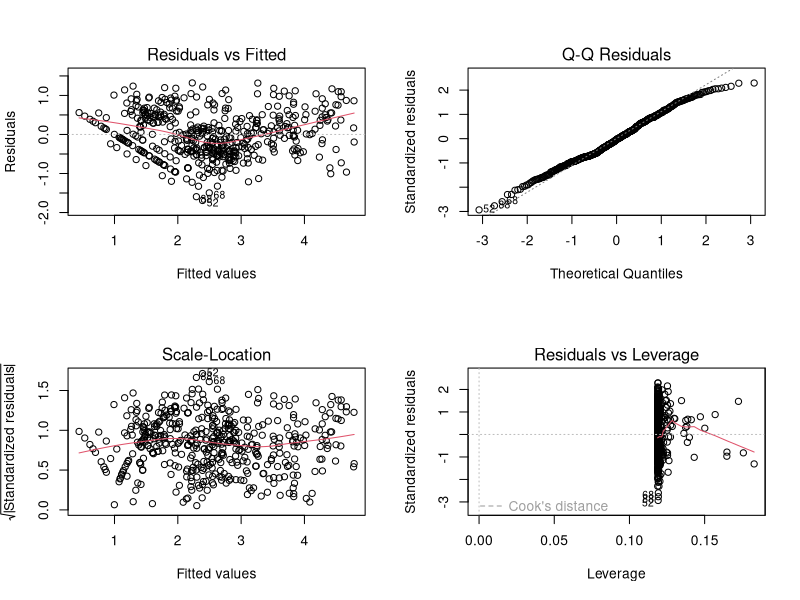
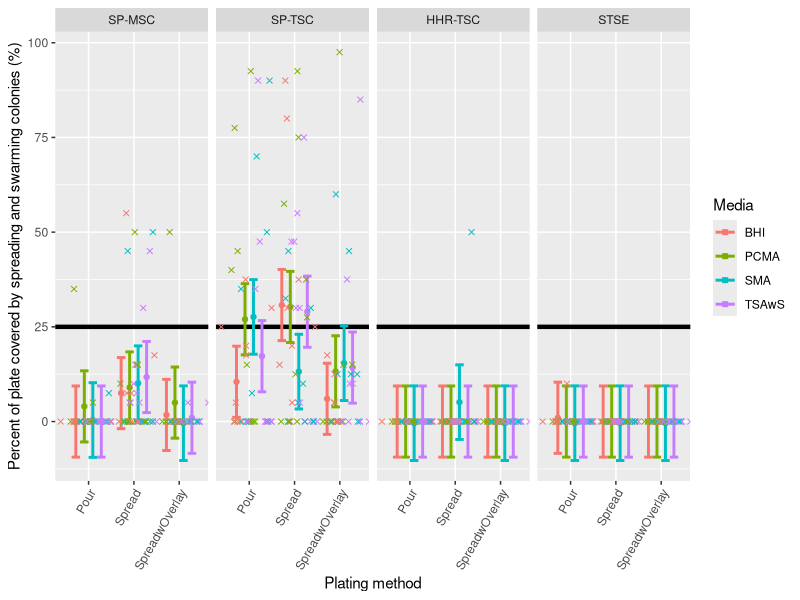
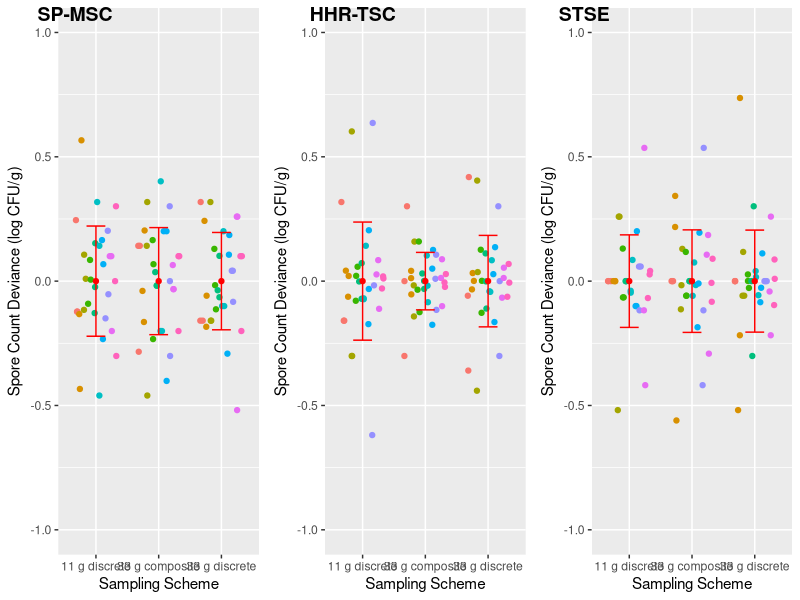
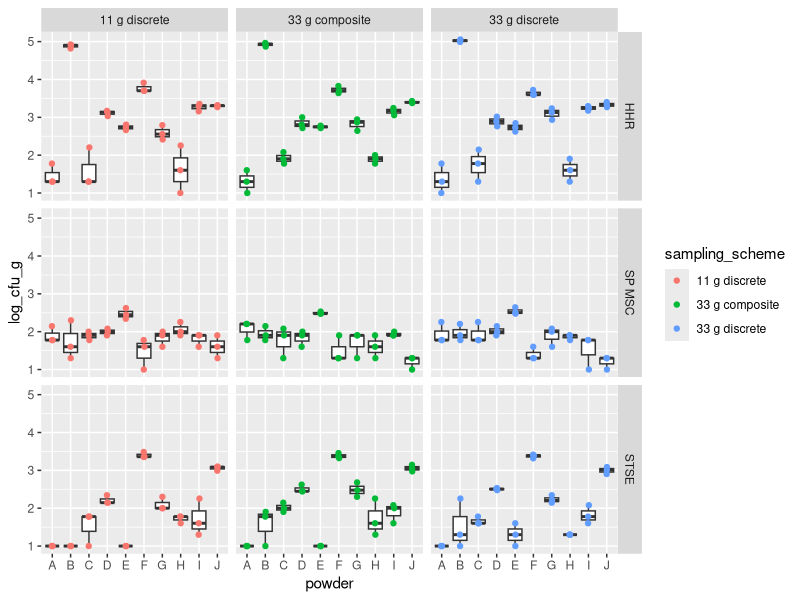
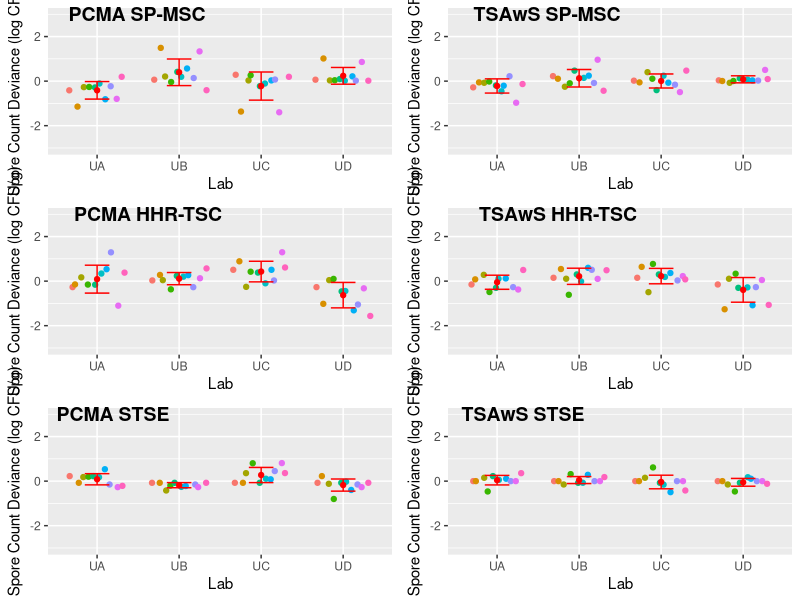
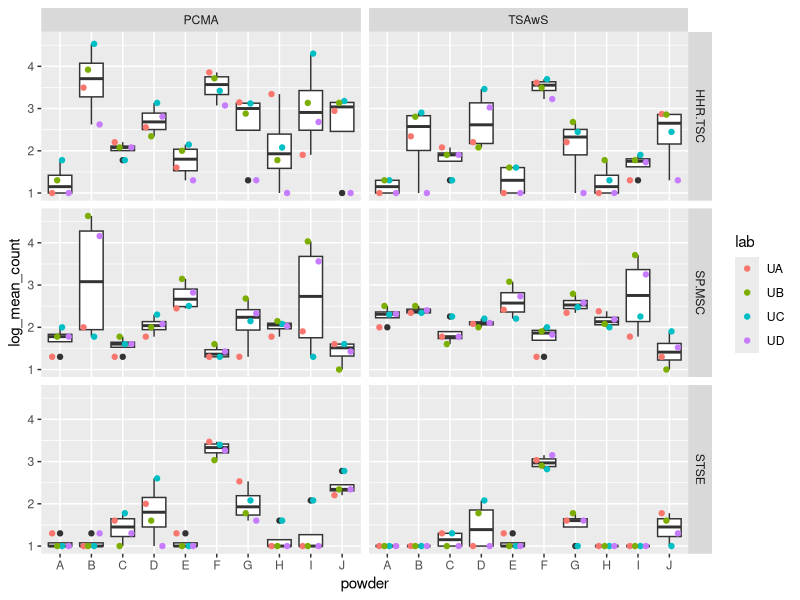
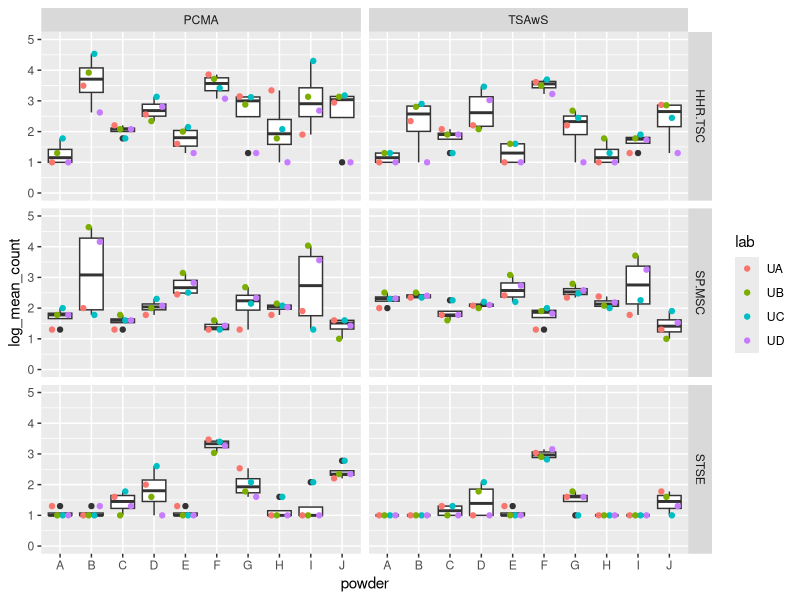
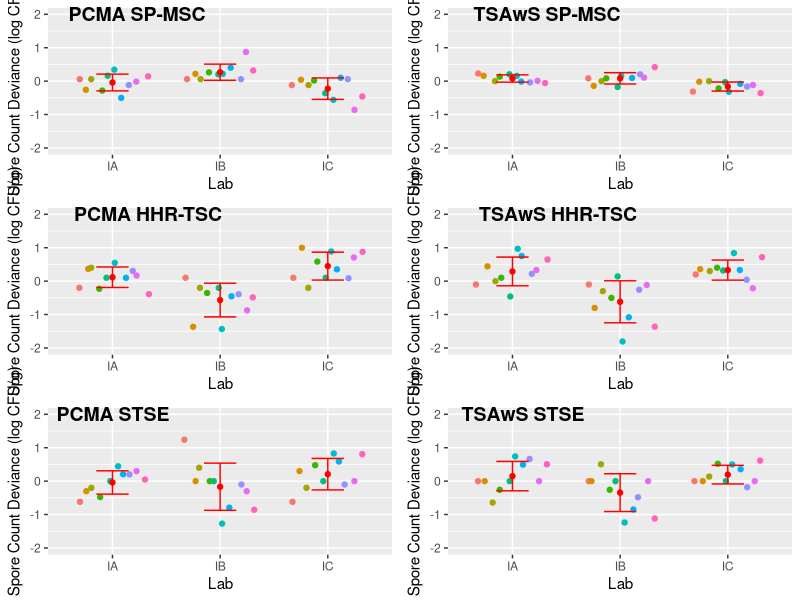

Here is the R script that generated these plots, in order:
## ---- chunk 1
knitr::opts_chunk$set(echo = TRUE)
## ---- chunk 2
## load packages
library(knitr)
library(readr)
library(dplyr)
library(tidyr)
library(ggplot2)
library(ggpubr)
library(lme4)
library(car)
library(emmeans)
library(broom)
## ---- chunk 3
#import data
s1_df <- read_csv("stage1_cleaned_data.csv")
s1_df$test <-  factor(s1_df$test,
                      c("SP.MSC", "SP.TSC", "HHR.TSC", "STSE"),
                      labels = c("SP-MSC", "SP-TSC", "HHR-TSC", "STSE"))
## ---- chunk 4
#summary for Table 1; means and sd across all powders
summary_byTestPlatingMedia <- s1_df %>%
  group_by(test,plating,media) %>%
  summarize(n=n(),
            mean=mean(log_mean_count_wNA,na.rm=TRUE),
            sd=sd(log_mean_count_wNA,na.rm=TRUE),
            median=median(log_mean_count_wNA,na.rm = TRUE),
            min=min(log_mean_count_wNA,na.rm=TRUE),
            max=max(log_mean_count_wNA,na.rm=TRUE))

summary_byTestPlatingMedia_SPRno <- s1_df %>%
  filter(SPR=="no")%>%
  group_by(test,plating,media) %>%
  summarize(n=n(),
            mean=mean(log_mean_count_wNA,na.rm=TRUE),
            sd=sd(log_mean_count_wNA,na.rm=TRUE),
            median=median(log_mean_count_wNA,na.rm = TRUE),
            min=min(log_mean_count_wNA,na.rm=TRUE),
            max=max(log_mean_count_wNA,na.rm=TRUE))
## ---- chunk 5
m <- lm(log_mean_count~powder+plating*media*test+mean_spread_percent,data=s1_df)

#VIFs were investigated by fitting with lm() and using the car::vif function
vif(m) #vifs OK

#Additional model diagnostics were performed & looked OK
par(mfrow=c(2,2)) # Change the panel layout to 2 x 2
plot(m)

#run anova
anova(m)
## ---- chunk 6
m_spread <- lmer(mean_spread_percent_wNA ~ (1|powder) + test*media*plating, data=s1_df,na.action=na.exclude)

lsm_summ <- emmeans(m_spread,~test|media+plating)

df_lsm_summ <- as.data.frame(lsm_summ)
## ---- chunk 7
mod.emm.pairs <- pairs(lsm_summ)
df_mod.emm.pairs<- tidy(mod.emm.pairs)
## ---- chunk 8
ggplot(df_lsm_summ, aes(x = plating, y = emmean, color = media)) +
  facet_grid( ~ test) +
  geom_hline(yintercept = 25,
             col = "black",
             size = 1.5) +
  geom_point(stat = "identity", position = position_dodge(.75)) +
  geom_errorbar(stat = "identity",
                aes(ymin = lower.CL, ymax = upper.CL),
                size = 1,
                width = .75,
                position = position_dodge(.75),
                na.rm = TRUE) +
  geom_jitter(aes(x = plating, y = mean_spread_percent_wNA, color = media),
              data = s1_df,
              na.rm = TRUE,
              pch = 4,
              position = position_jitterdodge(jitter.width = 0.75, dodge.width = .75)) +
  labs(color = "Media", x = "Plating method", y = "Percent of plate covered by spreading and swarming colonies (%)") +
  theme(axis.text.x = element_text(angle = 60, hjust = 1)) 
## ---- chunk 9
s1_df2 <- s1_df %>% 
  filter( !(grepl("TSAwS",media) & plating=="Spread" & test=="SP.TSC"),
          !(grepl("PCMA",media) & plating=="Spread" & test=="SP.TSC"),
          !(grepl("BHI",media) & plating=="Spread" & test=="SP.TSC"),
          !(grepl("SMA",media) & plating=="Pour" & test=="SP.TSC"),
          !(grepl("PCMA",media) & plating=="Pour" & test=="SP.TSC") )
s1_df2$combo<- paste(s1_df2$media, s1_df2$plating, s1_df2$test, sep="_")

s1_df2$combo_abbrv <- make.names(abbreviate(s1_df2$combo))

#is this doing anything useful other than reshaping?
all_wide <- s1_df2 %>%
  group_by(powder,combo_abbrv) %>%
  summarise(mean=mean(log_mean_count)) %>%
  spread(key=combo_abbrv,value=mean) %>%
  ungroup() %>%
  data.frame() 
all_wide <- all_wide[c(2:44)]

SP.TSC <- unique(s1_df2$combo_abbrv[s1_df2$test=="SP.TSC"])
HHR.TSC <- unique(s1_df2$combo_abbrv[s1_df2$test=="HHR.TSC"])
STSE <- unique(s1_df2$combo_abbrv[s1_df2$test=="STSE"])
SP.MSC <- unique(s1_df2$combo_abbrv[s1_df2$test=="SP.MSC"])

#measure test choices
abbrv_combo_lookup <- unique(s1_df2[,c("test","media","plating","combo_abbrv")])

#BHI
#test_combo <- c("BHI_P_H","BHI_P_SP.M","BHI_P_SP.T","BHI_P_ST")
#test_combo <- c("BHI_SO_H","BHI_SO_SP.M","BHI_SO_SP.T","BHI_SO_ST")
#test_combo <- c("BHI_S_H","BHI_S_SP","BHI_S_ST")

#PCMA
#test_combo <- c("PCMA_P_H","PCMA_P_SP","PCMA_P_ST")
#test_combo <- c("PCMA_SO_H","PCMA_SO_SP.M","PCMA_SO_SP.T","PCMA_SO_ST")
#test_combo <- c("PCMA_S_H","PCMA_S_SP","PCMA_S_ST")

#SMA
#test_combo <- c("PCA_P_H","PCA_P_SP","PCA_P_ST")
#test_combo <- c("PCA_SO_H","PCA_SO_SP.M","PCA_SO_SP.T","PCA_SO_ST")
#test_combo <- c("PCA_S_H","PCA_S_SP_M","PCA_S_SP_T","PCA_S_ST")

#TSAwS
test_combo <- c("TSAS_P_H","TSAS_P_SP.M","TSAS_P_SP.T","TSAS_P_ST") #check this
#test_combo <- c("TSAS_SO_H","TSAS_SO_SP.M","TSAS_SO_SP.T","TSAS_SO_ST")
#test_combo <- c("TSAS_S_H","TSAS_S_SP","TSAS_S_ST")

results <- data.frame(combo_abbrv=c(),Rsquared=c())
for( i in colnames(all_wide)) {
  if( !(i %in% test_combo) ) {
    form <- paste(i,"~",paste(test_combo,collapse="+"))
    m <- lm(form,data=all_wide)
    rsquared <- summary(m)$r.squared
    results <- rbind(results,data.frame(combo_abbrv=i,Rsquared=rsquared))
  }
}
# by test
results %>%
  left_join(abbrv_combo_lookup) %>%
  group_by(test) %>%
  summarize(mean.rsq=mean(Rsquared)) -> mean.rsq.byTest
mean.rsq.byTest

all_var <- s1_df2 %>%
  group_by(test,plating,media) %>%
  summarize(var=var(log_mean_count))

# percent variance
results %>%
  left_join(abbrv_combo_lookup) %>%
  left_join(all_var) %>%
  mutate(var_explained=Rsquared*var)  %>%
  summarize(prop_explained=sum(var_explained)/sum(var)) -> prop_explained
prop_explained

results %>%
  left_join(abbrv_combo_lookup) %>%
  left_join(all_var) %>%
  filter(test != "SP_MSC") %>%
  mutate(var_explained=Rsquared*var)  %>%
  summarize(prop_explained_no_msc=sum(var_explained)/sum(var)) -> prop_explained_withoutMSC
prop_explained_withoutMSC
## ---- chunk 10
s1_df2 <- s1_df %>% 
  filter( !(grepl("TSAwS",media) & plating=="Spread" & test=="SP-TSC"),
          !(grepl("PCMA",media) & plating=="Spread" & test=="SP-TSC"),
          !(grepl("BHI",media) & plating=="Spread" & test=="SP-TSC"),
          !(grepl("SMA",media) & plating=="Pour" & test=="SP-TSC"),
          !(grepl("PCMA",media) & plating=="Pour" & test=="SP-TSC") )
s1_df2$combo<- paste(s1_df2$media, s1_df2$plating, s1_df2$test, sep="_")

s1_df2$combo_abbrv <- make.names(abbreviate(s1_df2$combo))

#is this doing anything useful other than reshaping?
all_wide <- s1_df2 %>%
  group_by(powder,combo_abbrv) %>%
  summarise(mean=mean(log_mean_count)) %>%
  spread(key=combo_abbrv,value=mean) %>%
  ungroup() %>%
  data.frame() 
all_wide <- all_wide[c(2:44)]

SP.TSC <- unique(s1_df2$combo_abbrv[s1_df2$test=="SP.TSC"])
HHR.TSC <- unique(s1_df2$combo_abbrv[s1_df2$test=="HHR.TSC"])
STSE <- unique(s1_df2$combo_abbrv[s1_df2$test=="STSE"])
SP.MSC <- unique(s1_df2$combo_abbrv[s1_df2$test=="SP.MSC"])

#measure test choices
abbrv_combo_lookup <- unique(s1_df2[,c("test","media","plating","combo_abbrv")])

#BHI
BHI_P <- c("BHI_P_H","BHI_P_SP.M","BHI_P_SP.T","BHI_P_ST")
BHI_SO <- c("BHI_SO_H","BHI_SO_SP.M","BHI_SO_SP.T","BHI_SO_ST")
BHI_S <- c("BHI_S_H","BHI_S_SP","BHI_S_ST")

#PCMA
PCMA_P <- c("PCMA_P_H","PCMA_P_SP","PCMA_P_ST")
PCMA_SO  <- c("PCMA_SO_H","PCMA_SO_SP.M","PCMA_SO_SP.T","PCMA_SO_ST")
PCMA_S <- c("PCMA_S_H","PCMA_S_SP","PCMA_S_ST")

#SMA
SMA_P <- c("SMA_P_H","SMA_P_SP","SMA_P_ST")
SMA_SO <- c("SMA_SO_H","SMA_SO_SP.M","SMA_SO_SP.T","SMA_SO_ST")
SMA_S <- c("SMA_S_H","SMA_S_SP.M","SMA_S_SP.T","SMA_S_ST")

#TSAwS
TSAS_P <- c("TSAS_P_H","TSAS_P_SP.M","TSAS_P_SP.T","TSAS_P_ST") #check this
TSAS_SO <- c("TSAS_SO_H","TSAS_SO_SP.M","TSAS_SO_SP.T","TSAS_SO_ST")
TSAS_S <- c("TSAS_S_H","TSAS_S_SP","TSAS_S_ST")

test_combo_vec <- c(BHI_P, BHI_SO, BHI_S,
                     PCMA_P, PCMA_SO, PCMA_S,
                     SMA_P, SMA_SO, SMA_S,
                     TSAS_P, TSAS_SO, TSAS_S)

results <- data.frame(combo_abbrv=c(),Rsquared=c(),testcombo=c())

for( j in test_combo_vec) {
for( i in colnames(all_wide)) {
  if( !(i %in% j) ) {
    form <- paste(i,"~",paste(j,collapse="+"))
    m <- lm(form,data=all_wide)
    rsquared <- summary(m)$r.squared
    results <- rbind(results,data.frame(combo_abbrv=i,Rsquared=rsquared,testcombo=j))
  }
}}


results %>%
  left_join(abbrv_combo_lookup) %>%
  group_by(testcombo,test) %>%
  summarize(mean.rsq=mean(Rsquared)) %>%
  spread(key=test,value=mean.rsq) %>%
  ungroup() %>%
  data.frame() -> mean.rsq.byTest
mean.rsq.byTest

# results %>%
#   left_join(abbrv_combo_lookup) %>%
#   group_by(test) %>%
#   summarize(mean.rsq=mean(Rsquared)) %>%
#   spread(key=test,value=mean.rsq) %>%
#   ungroup() %>%
#   data.frame() -> mean.rsq.byTest
# mean.rsq.byTest

all_var <- s1_df2 %>%
  group_by(test,plating,media) %>%
  summarize(var=var(log_mean_count))

## ---- chunk 11
# percent variance

test_combo_vec <- c(PCMA_S) #run this indivudually for each of the test_combo

prop_df <- data.frame(testcombo=c(),prop_explain=c())
for (j in test_combo_vec){ 
results %>%
  filter(testcombo==j)%>%
  left_join(abbrv_combo_lookup) %>%
  left_join(all_var) %>%
  mutate(var_explained=Rsquared*var)  %>%
  summarize(prop_explained=sum(var_explained)/sum(var)) -> prop_explained
  prop_df <- rbind(prop_df, data.frame(testcombo=j,prop_explain=prop_explained))}

results %>%
  left_join(abbrv_combo_lookup) %>%
  left_join(all_var) %>%
  filter(test != "SP_MSC") %>%
  mutate(var_explained=Rsquared*var)  %>%
  summarize(prop_explained_no_msc=sum(var_explained)/sum(var)) -> prop_explained_withoutMSC
## ---- chunk 12
#import data
s1b_df <- read_csv("stage1b_data.csv")
## ---- chunk 13
#SP_MSC
d_msc <- s1b_df %>% filter(test=="SP MSC")
# Center within powder/scheme
d_msc_centered <- d_msc %>%
  group_by(powder,sampling_scheme) %>%
  mutate(powder_mean=mean(log_cfu_g)) %>%
  ungroup() %>%
  mutate(log_cfu_g_centered=log_cfu_g - powder_mean)
d_msc_centered_summary <- d_msc_centered %>%
  group_by(sampling_scheme) %>%
  summarize(mean=mean(log_cfu_g_centered),sd=sd(log_cfu_g_centered))
d_msc_centered_summary %>% ggplot(aes(x=sampling_scheme,y=mean)) + 
  labs(x="Sampling Scheme",y="Spore Count Deviance (log CFU/g)") +
  scale_color_discrete(guide=F) +
  geom_point(data=d_msc_centered,
             aes(x=sampling_scheme,y=log_cfu_g_centered,color=powder),
             position=position_jitterdodge(jitter.width = 0.05,dodge.width=0.7)) +
  geom_point(color="red") +
  geom_errorbar(aes(ymin=mean - sd,
                    ymax=mean + sd),
                width=0.3,
                color="red")+
  ylim(-1,1) -> msc
bart_msc <- bartlett.test(log_cfu_g_centered~sampling_scheme,data=d_msc_centered)
bart_msc

#HHR
d_hhr <- s1b_df %>% filter(test=="HHR")
# Center within powder/scheme
d_hhr_centered <- d_hhr %>%
  group_by(powder,sampling_scheme) %>%
  mutate(powder_mean=mean(log_cfu_g)) %>%
  ungroup() %>%
  mutate(log_cfu_g_centered=log_cfu_g - powder_mean)
d_hhr_centered_summary <- d_hhr_centered %>%
  group_by(sampling_scheme) %>%
  summarize(mean=mean(log_cfu_g_centered),sd=sd(log_cfu_g_centered))
d_hhr_centered_summary %>% ggplot(aes(x=sampling_scheme,y=mean)) + 
  labs(x="Sampling Scheme",y="Spore Count Deviance (log CFU/g)") +
  scale_color_discrete(guide=F) +
  geom_point(data=d_hhr_centered,
             aes(x=sampling_scheme,y=log_cfu_g_centered,color=powder),
             position=position_jitterdodge(jitter.width = 0.05,dodge.width=0.7)) +
  geom_point(color="red") +
  geom_errorbar(aes(ymin=mean - sd,
                    ymax=mean + sd),
                width=0.3,
                color="red")+
  ylim(-1,1) -> hhr
bart_hhr <- bartlett.test(log_cfu_g_centered~sampling_scheme,data=d_hhr_centered)
bart_hhr

#STSE
d_stse <- s1b_df %>% filter(test=="STSE")
# Center within powder/scheme
d_stse_centered <- d_stse %>%
  group_by(powder,sampling_scheme) %>%
  mutate(powder_mean=mean(log_cfu_g)) %>%
  ungroup() %>%
  mutate(log_cfu_g_centered=log_cfu_g - powder_mean)
d_stse_centered_summary <- d_stse_centered %>%
  group_by(sampling_scheme) %>%
  summarize(mean=mean(log_cfu_g_centered),sd=sd(log_cfu_g_centered))
d_stse_centered_summary %>% ggplot(aes(x=sampling_scheme,y=mean)) + 
  labs(x="Sampling Scheme",y="Spore Count Deviance (log CFU/g)") +
  scale_color_discrete(guide=F) + #getting rid of this gives us legend
  geom_point(data=d_stse_centered,
             aes(x=sampling_scheme,y=log_cfu_g_centered,color=powder),
             position=position_jitterdodge(jitter.width = 0.05,dodge.width=0.7)) +
  geom_point(color="red") +
  geom_errorbar(aes(ymin=mean - sd,
                    ymax=mean + sd),
                width=0.3,
                color="red")+
  ylim(-1,1)-> stse
bart_stse <- bartlett.test(log_cfu_g_centered~sampling_scheme,data=d_stse_centered)
bart_stse

#arrange figures
ggarrange(msc,
          hhr,
          stse,
          labels=c("SP-MSC", "HHR-TSC", "STSE"),
          ncol = 3, nrow = 1)

##Make summary plots
ggplot(s1b_df, aes(x=powder,y=log_cfu_g))+
  geom_boxplot()+
  geom_jitter(data=s1b_df,
             aes(x=powder,y=log_cfu_g,color=sampling_scheme),
             position=position_jitterdodge(jitter.width = 0.05,dodge.width=0.7)) +
  facet_grid(test~sampling_scheme)
## ---- chunk 14
#clear global environment
rm(list = ls())
## ---- chunk 15
#import data
s2_df <- read_csv("stage2_data.csv")
s2_df2 <- read_csv("stage2_data_notImputed.csv")

#
df_PCMA <- s2_df %>%
  filter(media=="PCMA")
df_TSAwS <- s2_df %>%
  filter(media=="TSAwS")
## ---- chunk 16
###PCMA analysis

#SP_MSC
d_PCMA_msc <- df_PCMA %>% filter(test=="SP.MSC")
# Center within powder/scheme
d_PCMA_msc_centered <- d_PCMA_msc %>%
  group_by(powder) %>%
  mutate(powder_mean=mean(log_mean_count)) %>%
  ungroup() %>%
  mutate(log_cfu_g_centered=log_mean_count - powder_mean)
d_PCMA_msc_centered_summary <- d_PCMA_msc_centered %>%
  group_by(lab) %>%
  summarize(mean=mean(log_cfu_g_centered),sd=sd(log_cfu_g_centered))
d_PCMA_msc_centered_summary %>% ggplot(aes(x=lab,y=mean)) + 
  labs(x="Lab",y="Spore Count Deviance (log CFU/g)") +
  ylim(-3,3)+
  scale_color_discrete(guide=F) +
  geom_point(data=d_PCMA_msc_centered,
             aes(x=lab,y=log_cfu_g_centered,color=powder),
             position=position_jitterdodge(jitter.width = 0.05,dodge.width=0.7)) +
  #theme(text=element_text(family="Times New Roman", size=12)) +
  geom_point(color="red") +
  geom_errorbar(aes(ymin=mean - sd,
                    ymax=mean + sd),
                width=0.3,
                color="red") -> PCMA_msc
bart_PCMA_msc <- bartlett.test(log_cfu_g_centered~lab,data=d_PCMA_msc_centered) #we centered all log msc be respective powder
bart_PCMA_msc

#HHR_TSC
d_PCMA_hhr <- df_PCMA %>% filter(test=="HHR.TSC")
# Center within powder/scheme
d_PCMA_hhr_centered <- d_PCMA_hhr %>%
  group_by(powder) %>%
  mutate(powder_mean=mean(log_mean_count)) %>%
  ungroup() %>%
  mutate(log_cfu_g_centered=log_mean_count - powder_mean)
d_PCMA_hhr_centered_summary <- d_PCMA_hhr_centered %>%
  group_by(lab) %>%
  summarize(mean=mean(log_cfu_g_centered),sd=sd(log_cfu_g_centered))
d_PCMA_hhr_centered_summary %>% ggplot(aes(x=lab,y=mean)) + 
  labs(x="Lab",y="Spore Count Deviance (log CFU/g)") +
  ylim(-3,3)+
  scale_color_discrete(guide=F) +
  geom_point(data=d_PCMA_hhr_centered,
             aes(x=lab,y=log_cfu_g_centered,color=powder),
             position=position_jitterdodge(jitter.width = 0.05,dodge.width=0.7)) +
  #theme(text=element_text(family="Times New Roman", size=12)) +
  geom_point(color="red") +
  geom_errorbar(aes(ymin=mean - sd,
                    ymax=mean + sd),
                width=0.3,
                color="red") -> PCMA_hhr
bart_PCMA_hhr <- bartlett.test(log_cfu_g_centered~lab,data=d_PCMA_hhr_centered)
bart_PCMA_hhr

#STSE
d_PCMA_stse <- df_PCMA %>% filter(test=="STSE")
# Center within powder/scheme
d_PCMA_stse_centered <- d_PCMA_stse %>%
  group_by(powder) %>%
  mutate(powder_mean=mean(log_mean_count)) %>%
  ungroup() %>%
  mutate(log_cfu_g_centered=log_mean_count - powder_mean)
d_PCMA_stse_centered_summary <- d_PCMA_stse_centered %>%
  group_by(lab) %>%
  summarize(mean=mean(log_cfu_g_centered),sd=sd(log_cfu_g_centered))
d_PCMA_stse_centered_summary %>% ggplot(aes(x=lab,y=mean)) + 
  labs(x="Lab",y="Spore Count Deviance (log CFU/g)") +
  ylim(-3,3)+
  scale_color_discrete(guide=F) +
  geom_point(data=d_PCMA_stse_centered,
             aes(x=lab,y=log_cfu_g_centered,color=powder),
             position=position_jitterdodge(jitter.width = 0.05,dodge.width=0.7)) +
  #theme(text=element_text(family="Times New Roman", size=12)) +
  geom_point(color="red") +
  geom_errorbar(aes(ymin=mean - sd,
                    ymax=mean + sd),
                width=0.3,
                color="red") -> PCMA_stse
bart_PCMA_stse <- bartlett.test(log_cfu_g_centered~lab,data=d_PCMA_stse_centered)
bart_PCMA_stse
###TSAwS analysis

#SP_MSC
d_TSAwS_msc <- df_TSAwS %>% filter(test=="SP.MSC")
# Center within powder/scheme
d_TSAwS_msc_centered <- d_TSAwS_msc %>%
  group_by(powder) %>%
  mutate(powder_mean=mean(log_mean_count)) %>%
  ungroup() %>%
  mutate(log_cfu_g_centered=log_mean_count - powder_mean)
d_TSAwS_msc_centered_summary <- d_TSAwS_msc_centered %>%
  group_by(lab) %>%
  summarize(mean=mean(log_cfu_g_centered),sd=sd(log_cfu_g_centered))
d_TSAwS_msc_centered_summary %>% ggplot(aes(x=lab,y=mean)) + 
  labs(x="Lab",y="Spore Count Deviance (log CFU/g)") +
  ylim(-3,3)+
  scale_color_discrete(guide=F) +
  geom_point(data=d_TSAwS_msc_centered,
             aes(x=lab,y=log_cfu_g_centered,color=powder),
             position=position_jitterdodge(jitter.width = 0.05,dodge.width=0.7)) +
  #theme(text=element_text(family="Times New Roman", size=12)) +
  geom_point(color="red") +
  geom_errorbar(aes(ymin=mean - sd,
                    ymax=mean + sd),
                width=0.3,
                color="red") -> TSAwS_msc
bart_TSAwS_msc <- bartlett.test(log_cfu_g_centered~lab,data=d_TSAwS_msc_centered)
bart_TSAwS_msc


#HHR_TSC
d_TSAwS_hhr <- df_TSAwS %>% filter(test=="HHR.TSC")
# Center within powder/scheme
d_TSAwS_hhr_centered <- d_TSAwS_hhr %>%
  group_by(powder) %>%
  mutate(powder_mean=mean(log_mean_count)) %>%
  ungroup() %>%
  mutate(log_cfu_g_centered=log_mean_count - powder_mean)
d_TSAwS_hhr_centered_summary <- d_TSAwS_hhr_centered %>%
  group_by(lab) %>%
  summarize(mean=mean(log_cfu_g_centered),sd=sd(log_cfu_g_centered))
d_TSAwS_hhr_centered_summary %>% ggplot(aes(x=lab,y=mean)) + 
  labs(x="Lab",y="Spore Count Deviance (log CFU/g)") +
  ylim(-3,3)+
  scale_color_discrete(guide=F) +
  geom_point(data=d_TSAwS_hhr_centered,
             aes(x=lab,y=log_cfu_g_centered,color=powder),
             position=position_jitterdodge(jitter.width = 0.05,dodge.width=0.7)) +
  #theme(text=element_text(family="Times New Roman", size=12)) +
  geom_point(color="red") +
  geom_errorbar(aes(ymin=mean - sd,
                    ymax=mean + sd),
                width=0.3,
                color="red") -> TSAwS_hhr
bart_TSAwS_hhr <- bartlett.test(log_cfu_g_centered~lab,data=d_TSAwS_hhr_centered)
bart_TSAwS_hhr

#STSE
d_TSAwS_stse <- df_TSAwS %>% filter(test=="STSE")
# Center within powder/scheme
d_TSAwS_stse_centered <- d_TSAwS_stse %>%
  group_by(powder) %>%
  mutate(powder_mean=mean(log_mean_count)) %>%
  ungroup() %>%
  mutate(log_cfu_g_centered=log_mean_count - powder_mean)
d_TSAwS_stse_centered_summary <- d_TSAwS_stse_centered %>%
  group_by(lab) %>%
  summarize(mean=mean(log_cfu_g_centered),sd=sd(log_cfu_g_centered))
d_TSAwS_stse_centered_summary %>% ggplot(aes(x=lab,y=mean)) + 
  labs(x="Lab",y="Spore Count Deviance (log CFU/g)") +
  ylim(-3,3)+
  scale_color_discrete(guide=F) +
  geom_point(data=d_TSAwS_stse_centered,
             aes(x=lab,y=log_cfu_g_centered,color=powder),
             position=position_jitterdodge(jitter.width = 0.05,dodge.width=0.7)) +
  #theme(text=element_text(family="Times New Roman", size=12)) +
  geom_point(color="red") +
  geom_errorbar(aes(ymin=mean - sd,
                    ymax=mean + sd),
                width=0.3,
                color="red") -> TSAwS_stse
bart_TSAwS_stse <- bartlett.test(log_cfu_g_centered~lab,data=d_TSAwS_stse_centered)
bart_TSAwS_stse

#arrange figures
ggarrange(PCMA_msc, 
          TSAwS_msc,
          PCMA_hhr,
          TSAwS_hhr,
          PCMA_stse,
          TSAwS_stse,
          labels=c("PCMA SP-MSC", "TSAwS SP-MSC", "PCMA HHR-TSC", "TSAwS HHR-TSC", "PCMA STSE", "TSAwS STSE"),
          ncol = 2, nrow = 3)
## ---- chunk 17
##Make summary plots
ggplot(s2_df, aes(x=powder,y=log_mean_count))+
  geom_boxplot()+
  geom_point(data=s2_df,
             aes(x=powder,y=log_mean_count,color=lab),
             position=position_jitterdodge(jitter.width = 0.05,dodge.width=0.7)) +
  facet_grid(test~media)

#plot without imputed values
s2_df$mean_count2 <- s2_df$mean_count
s2_df$mean_count2[s2_df$mean_count2==0]<-10
s2_df$log_mean_count <- log10(s2_df$mean_count2) 

s2_df$lab <- factor(s2_df$lab,c("UA","UB","UC","UD"))

ggplot(s2_df, aes(x=powder,y=log_mean_count))+
  geom_boxplot()+
  geom_point(data=s2_df,
             aes(x=powder,y=log_mean_count,color=lab),
             position=position_jitterdodge(jitter.width = 0.05,dodge.width=0.7)) +
  ylim(0,5)+
  facet_grid(test~media)

#Get means across labs without imputed values
summary_s2_df2b <- s2_df %>%
  group_by(media,test,lab)%>%
  summarize(mean=mean(log_mean_count),
            sd=sd(log_mean_count))
## ---- chunk 18
#clear global environment
rm(list = ls())
## ---- chunk 19
#import data
s3_df <-read_csv("stage3_data.csv")

#prep data
df_PCMA <- s3_df %>%
  filter(media=="PCMA")
df_TSAwS <- s3_df %>%
  filter(media=="TSA")
## ---- chunk 20
###PCMA analysis
#SP_MSC
d_PCMA_msc <- df_PCMA %>% filter(test=="SP.MSC")
# Center within powder/scheme
d_PCMA_msc_centered <- d_PCMA_msc %>%
  group_by(powder) %>%
  mutate(powder_mean=mean(log_mean_count)) %>%
  ungroup() %>%
  mutate(log_cfu_g_centered=log_mean_count - powder_mean)
d_PCMA_msc_centered_summary <- d_PCMA_msc_centered %>%
  group_by(lab) %>%
  summarize(mean=mean(log_cfu_g_centered),sd=sd(log_cfu_g_centered))
d_PCMA_msc_centered_summary %>% ggplot(aes(x=lab,y=mean)) + 
  labs(x="Lab",y="Spore Count Deviance (log CFU/g)") +
  ylim(-2,2)+
  scale_color_discrete(guide=F) +
  geom_point(data=d_PCMA_msc_centered,
             aes(x=lab,y=log_cfu_g_centered,color=powder),
             position=position_jitterdodge(jitter.width = 0.05,dodge.width=0.7)) +
  #theme(text=element_text(family="Times New Roman", size=12)) +
  geom_point(color="red") +
  geom_errorbar(aes(ymin=mean - sd,
                    ymax=mean + sd),
                width=0.3,
                color="red") -> PCMA_msc
bart_PCMA_msc <- bartlett.test(log_cfu_g_centered~lab,data=d_PCMA_msc_centered)
bart_PCMA_msc


#HHR_TSC
d_PCMA_hhr <- df_PCMA %>% filter(test=="HHR.TSC")
# Center within powder/scheme
d_PCMA_hhr_centered <- d_PCMA_hhr %>%
  group_by(powder) %>%
  mutate(powder_mean=mean(log_mean_count)) %>%
  ungroup() %>%
  mutate(log_cfu_g_centered=log_mean_count - powder_mean)
d_PCMA_hhr_centered_summary <- d_PCMA_hhr_centered %>%
  group_by(lab) %>%
  summarize(mean=mean(log_cfu_g_centered),sd=sd(log_cfu_g_centered))
d_PCMA_hhr_centered_summary %>% ggplot(aes(x=lab,y=mean)) + 
  labs(x="Lab",y="Spore Count Deviance (log CFU/g)") +
  ylim(-2,2)+
  scale_color_discrete(guide=F) +
  geom_point(data=d_PCMA_hhr_centered,
             aes(x=lab,y=log_cfu_g_centered,color=powder),
             position=position_jitterdodge(jitter.width = 0.05,dodge.width=0.7)) +
  #theme(text=element_text(family="Times New Roman", size=12)) +
  geom_point(color="red") +
  geom_errorbar(aes(ymin=mean - sd,
                    ymax=mean + sd),
                width=0.3,
                color="red") -> PCMA_hhr
bart_PCMA_hhr <- bartlett.test(log_cfu_g_centered~lab,data=d_PCMA_hhr_centered)
bart_PCMA_hhr

#STSE
d_PCMA_stse <- df_PCMA %>% filter(test=="STSE")
# Center within powder/scheme
d_PCMA_stse_centered <- d_PCMA_stse %>%
  group_by(powder) %>%
  mutate(powder_mean=mean(log_mean_count)) %>%
  ungroup() %>%
  mutate(log_cfu_g_centered=log_mean_count - powder_mean)
d_PCMA_stse_centered_summary <- d_PCMA_stse_centered %>%
  group_by(lab) %>%
  summarize(mean=mean(log_cfu_g_centered),sd=sd(log_cfu_g_centered))
d_PCMA_stse_centered_summary %>% ggplot(aes(x=lab,y=mean)) + 
  labs(x="Lab",y="Spore Count Deviance (log CFU/g)") +
  ylim(-2,2)+
  scale_color_discrete(guide=F) +
  geom_point(data=d_PCMA_stse_centered,
             aes(x=lab,y=log_cfu_g_centered,color=powder),
             position=position_jitterdodge(jitter.width = 0.05,dodge.width=0.7)) +
  #theme(text=element_text(family="Times New Roman", size=12)) +
  geom_point(color="red") +
  geom_errorbar(aes(ymin=mean - sd,
                    ymax=mean + sd),
                width=0.3,
                color="red") -> PCMA_stse
bart_PCMA_stse <- bartlett.test(log_cfu_g_centered~lab,data=d_PCMA_stse_centered)
bart_PCMA_stse 

###
###TSAwS analysis

#SP_MSC
d_TSAwS_msc <- df_TSAwS %>% filter(test=="SP.MSC")
# Center within powder/scheme
d_TSAwS_msc_centered <- d_TSAwS_msc %>%
  group_by(powder) %>%
  mutate(powder_mean=mean(log_mean_count)) %>%
  ungroup() %>%
  mutate(log_cfu_g_centered=log_mean_count - powder_mean)
d_TSAwS_msc_centered_summary <- d_TSAwS_msc_centered %>%
  group_by(lab) %>%
  summarize(mean=mean(log_cfu_g_centered),sd=sd(log_cfu_g_centered))
d_TSAwS_msc_centered_summary %>% ggplot(aes(x=lab,y=mean)) + 
  labs(x="Lab",y="Spore Count Deviance (log CFU/g)") +
  ylim(-2,2)+
  scale_color_discrete(guide=F) +
  geom_point(data=d_TSAwS_msc_centered,
             aes(x=lab,y=log_cfu_g_centered,color=powder),
             position=position_jitterdodge(jitter.width = 0.05,dodge.width=0.7)) +
  #theme(text=element_text(family="Times New Roman", size=12)) +
  geom_point(color="red") +
  geom_errorbar(aes(ymin=mean - sd,
                    ymax=mean + sd),
                width=0.3,
                color="red") -> TSAwS_msc
bart_TSAwS_msc <- bartlett.test(log_cfu_g_centered~lab,data=d_TSAwS_msc_centered)
bart_TSAwS_msc


#HHR_TSC
d_TSAwS_hhr <- df_TSAwS %>% filter(test=="HHR.TSC")
# Center within powder/scheme
d_TSAwS_hhr_centered <- d_TSAwS_hhr %>%
  group_by(powder) %>%
  mutate(powder_mean=mean(log_mean_count)) %>%
  ungroup() %>%
  mutate(log_cfu_g_centered=log_mean_count - powder_mean)
d_TSAwS_hhr_centered_summary <- d_TSAwS_hhr_centered %>%
  group_by(lab) %>%
  summarize(mean=mean(log_cfu_g_centered),sd=sd(log_cfu_g_centered))
d_TSAwS_hhr_centered_summary %>% ggplot(aes(x=lab,y=mean)) + 
  labs(x="Lab",y="Spore Count Deviance (log CFU/g)") +
  ylim(-2,2)+
  scale_color_discrete(guide=F) +
  geom_point(data=d_TSAwS_hhr_centered,
             aes(x=lab,y=log_cfu_g_centered,color=powder),
             position=position_jitterdodge(jitter.width = 0.05,dodge.width=0.7)) +
  #theme(text=element_text(family="Times New Roman", size=12)) +
  geom_point(color="red") +
  geom_errorbar(aes(ymin=mean - sd,
                    ymax=mean + sd),
                width=0.3,
                color="red") -> TSAwS_hhr
bart_TSAwS_hhr <- bartlett.test(log_cfu_g_centered~lab,data=d_TSAwS_hhr_centered)
bart_TSAwS_hhr 

#STSE
d_TSAwS_stse <- df_TSAwS %>% filter(test=="STSE")
# Center within powder/scheme
d_TSAwS_stse_centered <- d_TSAwS_stse %>%
  group_by(powder) %>%
  mutate(powder_mean=mean(log_mean_count)) %>%
  ungroup() %>%
  mutate(log_cfu_g_centered=log_mean_count - powder_mean)
d_TSAwS_stse_centered_summary <- d_TSAwS_stse_centered %>%
  group_by(lab) %>%
  summarize(mean=mean(log_cfu_g_centered),sd=sd(log_cfu_g_centered))
d_TSAwS_stse_centered_summary %>% ggplot(aes(x=lab,y=mean)) + 
  labs(x="Lab",y="Spore Count Deviance (log CFU/g)") +
  ylim(-2,2)+
  scale_color_discrete(guide=F) +
  geom_point(data=d_TSAwS_stse_centered,
             aes(x=lab,y=log_cfu_g_centered,color=powder),
             position=position_jitterdodge(jitter.width = 0.05,dodge.width=0.7)) +
  #theme(text=element_text(family="Times New Roman", size=12)) +
  geom_point(color="red") +
  geom_errorbar(aes(ymin=mean - sd,
                    ymax=mean + sd),
                width=0.3,
                color="red") -> TSAwS_stse
bart_TSAwS_stse <- bartlett.test(log_cfu_g_centered~lab,data=d_TSAwS_stse_centered)
bart_TSAwS_stse

ggarrange(PCMA_msc, 
          TSAwS_msc,
          PCMA_hhr,
          TSAwS_hhr,
          PCMA_stse,
          TSAwS_stse,
          labels=c("PCMA SP-MSC", "TSAwS SP-MSC", "PCMA HHR-TSC", "TSAwS HHR-TSC", "PCMA STSE", "TSAwS STSE"),
          ncol = 2, nrow = 3)
## ---- chunk 21
##Make summary plots
ggplot(s3_df, aes(x=powder,y=log_mean_count))+
  geom_boxplot()+
  ylim(0,4)+
  geom_point(data=s3_df,
             aes(x=powder,y=log_mean_count,color=lab),
             position=position_jitterdodge(jitter.width = 0.05,dodge.width=0.7)) +
  facet_grid(test~media)

#Get means across labs
summary_s3_dfb <- s3_df %>%
  group_by(media,test,lab)%>%
  summarize(mean=mean(log_mean_count),
            sd=sd(log_mean_count))
## ---- chunk 22
#clear global environment
rm(list = ls())
